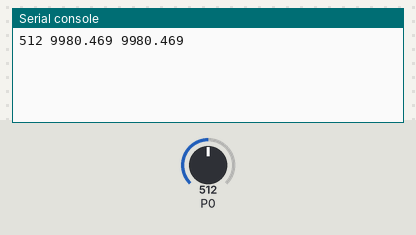
Bench run of a program on a simulated BBC micro:bit running MicroPython. On the bench: the last lines printed to the serial console. The inputs (shaded band) are chosen by the test bench; at power-on: P0 = 512 (analog values on the 0–1023 scale).

Above: at 1.2 s.
1.3 s: P0 set to 716
At 2.9 s:
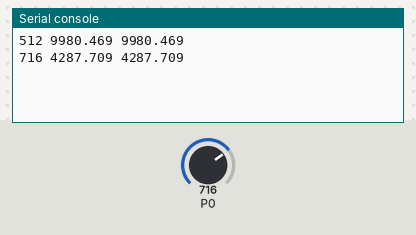
4.0 s: P0 set to 900
At 4.5 s:
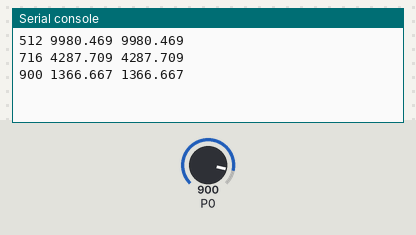
Timing chart, 0 to 7.0 s (numbered marks = the images above; inputs shaded):
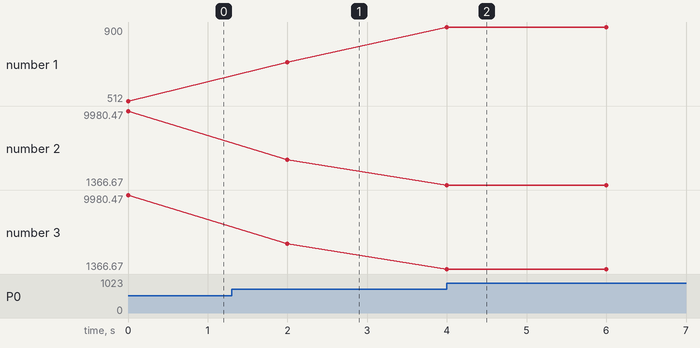

Measured:
- after the input at 1.3 s, the serial console: prints a new line after 0.70 s (image 1)
- after the input at 4.0 s, the serial console: prints a new line at once (image 2)
- plotted number 1: 512 → 716 after the input at 1.3 s, 716 → 900 after the input at 4.0 s
- plotted number 2: 9980.47 → 4287.71 after the input at 1.3 s, 4287.71 → 1366.67 after the input at 4.0 s
- plotted number 3: 9980.47 → 4287.71 after the input at 1.3 s, 4287.71 → 1366.67 after the input at 4.0 s

The program:

pluguino_ctn_resistance2.py
```python
'''
Mesure de la résistance de la CTN d'un capteur Pluguino Grove
Pour ce capteur la CTN est réliée à Vcc.
D'où la relation R = Ro*(Vcc/V-1)
'''

from microbit import *

Vcc = 3.158   # Mesure de Vcc au voltmètre
Ro = 10e3     # Resistance en série avec la CTN

while True:
    N = pin0.read_analog() # Lecture sur l'entrée analogique
    V = N*Vcc/1023         # Calcul de la tension
    R = Ro*(Vcc/V-1)       # Calcul de la resistance de la CTN
    R2 = Ro*(1023/N-1)
    print(N, R, R2)
    sleep(2000)
```
